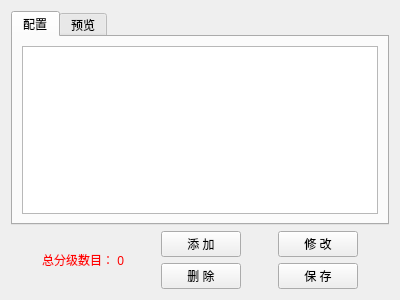
<?xml version="1.0" encoding="UTF-8"?>
<ui version="4.0">
 <class>HParallelGradeWidget</class>
 <widget class="QWidget" name="HParallelGradeWidget">
  <property name="geometry">
   <rect>
    <x>0</x>
    <y>0</y>
    <width>400</width>
    <height>300</height>
   </rect>
  </property>
  <property name="windowTitle">
   <string>Form</string>
  </property>
  <layout class="QGridLayout" name="gridLayout">
   <item row="0" column="0" colspan="7">
    <widget class="QTabWidget" name="tabWidget">
     <property name="currentIndex">
      <number>0</number>
     </property>
     <widget class="QWidget" name="tab">
      <attribute name="title">
       <string>配置</string>
      </attribute>
      <layout class="QGridLayout" name="gridLayout_2">
       <item row="0" column="0">
        <widget class="HEntireTableWidget" name="tableWidget_1">
         <attribute name="horizontalHeaderMinimumSectionSize">
          <number>100</number>
         </attribute>
        </widget>
       </item>
      </layout>
     </widget>
     <widget class="QWidget" name="tab_2">
      <attribute name="title">
       <string>预览</string>
      </attribute>
      <layout class="QGridLayout" name="gridLayout_3">
       <item row="0" column="0">
        <widget class="HEntireTableWidget" name="tableWidget_2">
         <property name="editTriggers">
          <set>QAbstractItemView::NoEditTriggers</set>
         </property>
         <attribute name="horizontalHeaderMinimumSectionSize">
          <number>100</number>
         </attribute>
        </widget>
       </item>
      </layout>
     </widget>
    </widget>
   </item>
   <item row="1" column="1" rowspan="2">
    <widget class="QLabel" name="label_001">
     <property name="text">
      <string>&lt;font color=#FF0000&gt;总分级数目： 0&lt;/font&gt;</string>
     </property>
    </widget>
   </item>
   <item row="1" column="3">
    <widget class="QPushButton" name="pushButton_1">
     <property name="text">
      <string>添 加</string>
     </property>
    </widget>
   </item>
   <item row="1" column="5">
    <widget class="QPushButton" name="pushButton_3">
     <property name="text">
      <string>修 改</string>
     </property>
    </widget>
   </item>
   <item row="2" column="3">
    <widget class="QPushButton" name="pushButton_2">
     <property name="text">
      <string>删 除</string>
     </property>
    </widget>
   </item>
   <item row="2" column="5">
    <widget class="QPushButton" name="pushButton_4">
     <property name="text">
      <string>保 存</string>
     </property>
    </widget>
   </item>
   <item row="1" column="2" rowspan="2">
    <spacer name="horizontalSpacer_2">
     <property name="orientation">
      <enum>Qt::Horizontal</enum>
     </property>
     <property name="sizeHint" stdset="0">
      <size>
       <width>25</width>
       <height>58</height>
      </size>
     </property>
    </spacer>
   </item>
   <item row="1" column="0" rowspan="2">
    <spacer name="horizontalSpacer_1">
     <property name="orientation">
      <enum>Qt::Horizontal</enum>
     </property>
     <property name="sizeHint" stdset="0">
      <size>
       <width>25</width>
       <height>58</height>
      </size>
     </property>
    </spacer>
   </item>
   <item row="1" column="4" rowspan="2">
    <spacer name="horizontalSpacer_3">
     <property name="orientation">
      <enum>Qt::Horizontal</enum>
     </property>
     <property name="sizeHint" stdset="0">
      <size>
       <width>25</width>
       <height>58</height>
      </size>
     </property>
    </spacer>
   </item>
   <item row="1" column="6" rowspan="2">
    <spacer name="horizontalSpacer_9">
     <property name="orientation">
      <enum>Qt::Horizontal</enum>
     </property>
     <property name="sizeHint" stdset="0">
      <size>
       <width>25</width>
       <height>58</height>
      </size>
     </property>
    </spacer>
   </item>
  </layout>
 </widget>
 <customwidgets>
  <customwidget>
   <class>HEntireTableWidget</class>
   <extends>QTableWidget</extends>
   <header location="global">HePlugin/HEntireTableWidget.h</header>
  </customwidget>
 </customwidgets>
 <resources/>
 <connections/>
</ui>
